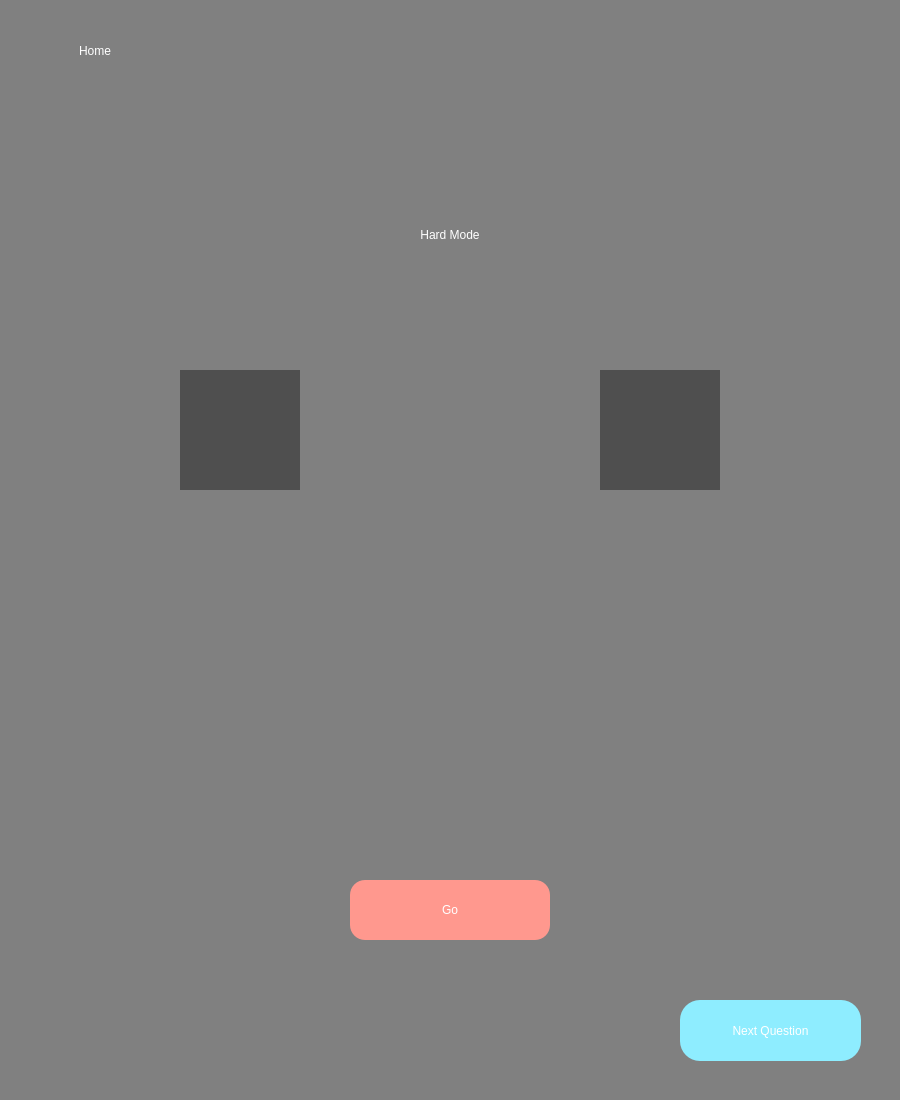
<?xml version="1.0" encoding="UTF-8"?>
<ui version="4.0">
 <class>Dialog</class>
 <widget class="QDialog" name="Dialog">
  <property name="geometry">
   <rect>
    <x>0</x>
    <y>0</y>
    <width>900</width>
    <height>1100</height>
   </rect>
  </property>
  <property name="minimumSize">
   <size>
    <width>900</width>
    <height>1100</height>
   </size>
  </property>
  <property name="windowTitle">
   <string>Dialog</string>
  </property>
  <widget class="QWidget" name="widget" native="true">
   <property name="geometry">
    <rect>
     <x>0</x>
     <y>0</y>
     <width>900</width>
     <height>1100</height>
    </rect>
   </property>
   <property name="styleSheet">
    <string notr="true">background-color:grey</string>
   </property>
   <widget class="QPushButton" name="skip">
    <property name="geometry">
     <rect>
      <x>680</x>
      <y>1000</y>
      <width>181</width>
      <height>61</height>
     </rect>
    </property>
    <property name="styleSheet">
     <string notr="true">color: white;
background-color:rgb(142, 237, 255);
border-radius: 20px;
font: 12pt &quot;MS Shell Dlg 2&quot;;
</string>
    </property>
    <property name="text">
     <string>Next Question</string>
    </property>
   </widget>
   <widget class="QPushButton" name="home">
    <property name="geometry">
     <rect>
      <x>20</x>
      <y>30</y>
      <width>150</width>
      <height>41</height>
     </rect>
    </property>
    <property name="styleSheet">
     <string notr="true">font: 75 14pt &quot;MS Shell Dlg 2&quot;;
color: white;
border: none;

</string>
    </property>
    <property name="text">
     <string>Home</string>
    </property>
    <property name="icon">
     <iconset resource="icon.qrc">
      <normaloff>:/newPrefix/images/arrow.png</normaloff>:/newPrefix/images/arrow.png</iconset>
    </property>
    <property name="iconSize">
     <size>
      <width>23</width>
      <height>23</height>
     </size>
    </property>
   </widget>
   <widget class="QLabel" name="input">
    <property name="geometry">
     <rect>
      <x>180</x>
      <y>370</y>
      <width>120</width>
      <height>120</height>
     </rect>
    </property>
    <property name="styleSheet">
     <string notr="true">background-color: rgb(79, 79, 79);
color: white;
font: 16pt &quot;MS Shell Dlg 2&quot;;
</string>
    </property>
    <property name="text">
     <string/>
    </property>
    <property name="alignment">
     <set>Qt::AlignCenter</set>
    </property>
   </widget>
   <widget class="QLabel" name="output">
    <property name="geometry">
     <rect>
      <x>600</x>
      <y>370</y>
      <width>120</width>
      <height>120</height>
     </rect>
    </property>
    <property name="styleSheet">
     <string notr="true">background-color: rgb(79, 79, 79);
color: white;
font: 16pt &quot;MS Shell Dlg 2&quot;;
</string>
    </property>
    <property name="text">
     <string/>
    </property>
    <property name="alignment">
     <set>Qt::AlignCenter</set>
    </property>
   </widget>
   <widget class="QLabel" name="title">
    <property name="enabled">
     <bool>true</bool>
    </property>
    <property name="geometry">
     <rect>
      <x>100</x>
      <y>130</y>
      <width>700</width>
      <height>209</height>
     </rect>
    </property>
    <property name="styleSheet">
     <string notr="true">color: white;
font: 27pt &quot;MS Shell Dlg 2&quot;;</string>
    </property>
    <property name="text">
     <string>Hard Mode</string>
    </property>
    <property name="alignment">
     <set>Qt::AlignCenter</set>
    </property>
   </widget>
   <widget class="QLabel" name="questions_label">
    <property name="geometry">
     <rect>
      <x>400</x>
      <y>380</y>
      <width>100</width>
      <height>100</height>
     </rect>
    </property>
    <property name="styleSheet">
     <string notr="true">color: white;
font: 14pt &quot;MS Shell Dlg 2&quot;;
</string>
    </property>
    <property name="text">
     <string/>
    </property>
    <property name="alignment">
     <set>Qt::AlignCenter</set>
    </property>
   </widget>
   <widget class="QLabel" name="message">
    <property name="geometry">
     <rect>
      <x>300</x>
      <y>990</y>
      <width>300</width>
      <height>70</height>
     </rect>
    </property>
    <property name="styleSheet">
     <string notr="true">color: white;
font: 16pt &quot;MS Shell Dlg 2&quot;;</string>
    </property>
    <property name="text">
     <string/>
    </property>
    <property name="alignment">
     <set>Qt::AlignCenter</set>
    </property>
   </widget>
   <widget class="QPushButton" name="go">
    <property name="geometry">
     <rect>
      <x>350</x>
      <y>880</y>
      <width>200</width>
      <height>60</height>
     </rect>
    </property>
    <property name="styleSheet">
     <string notr="true">color: white;
font: 14pt &quot;MS Shell Dlg 2&quot;;
background-color:rgb(255, 152, 142);
border-radius: 15px;
</string>
    </property>
    <property name="text">
     <string>Go</string>
    </property>
   </widget>
  </widget>
 </widget>
 <resources>
  <include location="icon.qrc"/>
 </resources>
 <connections/>
</ui>
